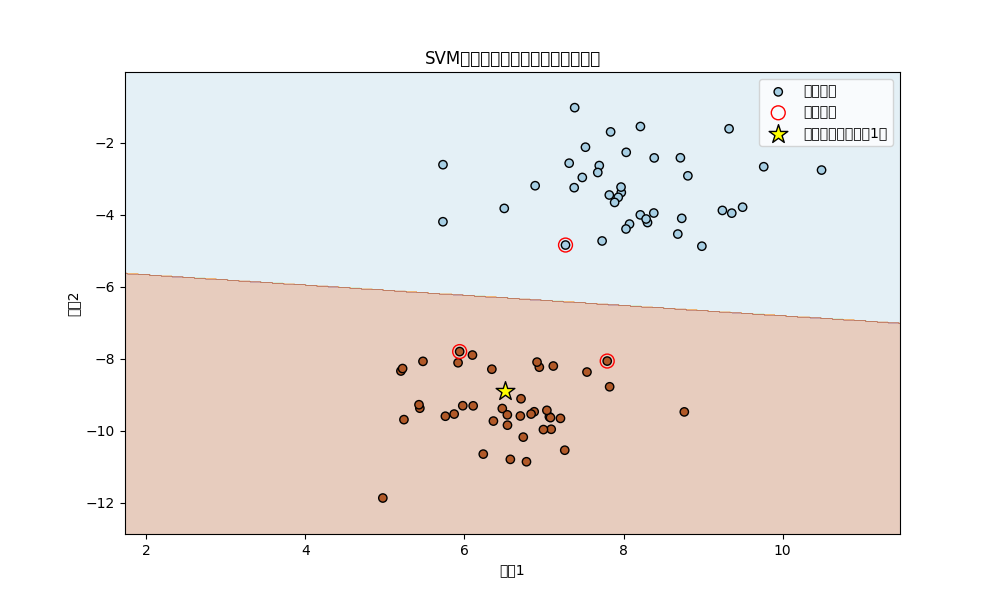

This figure's Python source:
import numpy as np
import matplotlib.pyplot as plt
from sklearn import datasets
from sklearn.svm import SVC
from sklearn.model_selection import train_test_split

# 1. 生成二维示例数据（二分类）
X, y = datasets.make_blobs(n_samples=100, centers=2, random_state=6, n_features=2)
X_train, X_test, y_train, y_test = train_test_split(X, y, test_size=0.2, random_state=42)

# 2. 训练线性SVM模型
svm_model = SVC(kernel='linear', C=1.0)  # 线性核
svm_model.fit(X_train, y_train)

# 3. 生成网格数据，用于绘制决策边界
h = 0.02  # 网格步长
x_min, x_max = X[:, 0].min() - 1, X[:, 0].max() + 1
y_min, y_max = X[:, 1].min() - 1, X[:, 1].max() + 1
xx, yy = np.meshgrid(np.arange(x_min, x_max, h), np.arange(y_min, y_max, h))

# 4. 预测网格点的类别（用于绘制决策边界）
Z = svm_model.predict(np.c_[xx.ravel(), yy.ravel()])
Z = Z.reshape(xx.shape)

# 5. 可视化
plt.figure(figsize=(10, 6))

# 绘制决策边界和分类区域
plt.contourf(xx, yy, Z, alpha=0.3, cmap=plt.cm.Paired)

# 绘制训练样本
plt.scatter(X_train[:, 0], X_train[:, 1], c=y_train, cmap=plt.cm.Paired, edgecolors='k', label='训练样本')

# 绘制支持向量（用特殊标记突出）
plt.scatter(svm_model.support_vectors_[:, 0], svm_model.support_vectors_[:, 1], 
           s=100, linewidth=1, facecolors='none', edgecolors='red', label='支持向量')

# 随机选择一个测试样本，展示预测过程
test_sample = X_test[0]
pred_label = svm_model.predict([test_sample])[0]
plt.scatter(test_sample[0], test_sample[1], s=200, marker='*', 
           c='yellow', edgecolors='black', label=f'测试样本（预测：{pred_label}）')

# 添加标签和标题
plt.xlabel('特征1')
plt.ylabel('特征2')
plt.title('SVM决策边界、支持向量及预测示例')
plt.legend()
plt.savefig('svm_visualization.png')
# plt.show()
